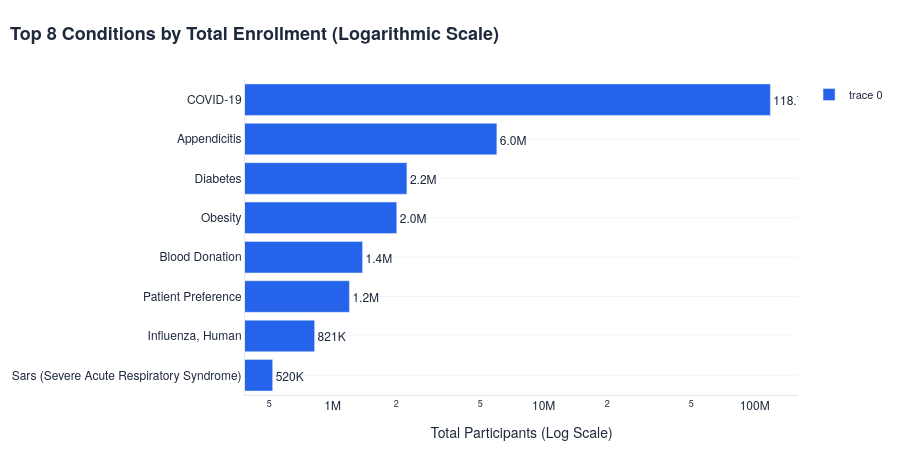

Notebook code cell kept with this figure:
### Code cell
# --- Chart 3B-1: Participation Leaderboard (Top 8 - Log Scale) ---

# 1. Filter for the top 8 conditions by total enrollment
# We sort ascending=True at the end so the largest bar appears at the top of the horizontal chart
df_top8 = df_3b.nlargest(8, 'total_enrollment').sort_values('total_enrollment', ascending=True)

fig_3b1 = go.Figure()
fig_3b1.add_trace(go.Bar(
    y=df_top8['condition_name'],
    x=df_top8['total_enrollment'],
    orientation='h',
    marker_color=COLORS['primary'],
    # Formatting text labels for Millions (M) and Thousands (K)
    text=df_top8['total_enrollment'].apply(lambda x: f"{x/1e6:.1f}M" if x >= 1e6 else f"{x/1e3:.0f}K"),
    textposition='outside',
    hovertemplate="<b>%{y}</b><br>Total Enrollment: %{x:,.0f}<br>Trials: %{customdata}<extra></extra>",
    customdata=df_top8['n_trials']
))

# 2. Apply styling
style_fig(fig_3b1, title='<b>Top 8 Conditions by Total Enrollment (Logarithmic Scale)</b>', height=450)

# Maintain the Log Scale to handle the 118M vs 500K disparity
fig_3b1.update_xaxes(type="log", title_text='Total Participants (Log Scale)')

# Ensure enough margin for the condition names
fig_3b1.update_layout(margin=dict(l=150, r=80, t=80, b=50))

fig_3b1.show()

### Figure 1 — Plotly figure (JSON) as saved in the notebook; plotly's stock layout.template omitted (floating-point values rounded to 4 significant figures)
{"data": [{"customdata": [33, 8, 2, 4, 25, 18, 3, 4412], "hovertemplate": "<b>%{y}</b><br>Total Enrollment: %{x:,.0f}<br>Trials: %{customdata}<extra></extra>", "marker": {"color": "#2563EB"}, "orientation": "h", "text": ["520K", "821K", "1.2M", "1.4M", "2.0M", "2.2M", "6.0M", "118.7M"], "textposition": "outside", "type": "bar", "x": [519578, 821401, 1200517, 1386060, 2012844, 2248123, 6000250, 118674861], "y": ["Sars (Severe Acute Respiratory Syndrome)", "Influenza, Human", "Patient Preference", "Blood Donation", "Obesity", "Diabetes", "Appendicitis", "COVID-19"]}], "layout": {"font": {"color": "#1E293B", "family": "Helvetica Neue", "size": 12}, "height": 450, "legend": {"bgcolor": "rgba(0,0,0,0)", "font": {"size": 11}}, "margin": {"b": 50, "l": 150, "r": 80, "t": 80}, "paper_bgcolor": "white", "plot_bgcolor": "white", "showlegend": true, "title": {"font": {"color": "#1E293B", "family": "Helvetica Neue", "size": 18}, "pad": {"l": 10, "t": 10}, "text": "<b>Top 8 Conditions by Total Enrollment (Logarithmic Scale)</b>", "x": 0, "xanchor": "left"}, "xaxis": {"linecolor": "#E2E8F0", "linewidth": 1, "showgrid": false, "title": {"text": "Total Participants (Log Scale)"}, "type": "log"}, "yaxis": {"gridcolor": "#F1F5F9", "linecolor": "#E2E8F0", "linewidth": 1, "showgrid": true}}}
